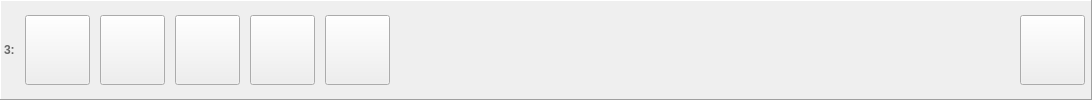
     <widget class="QFrame" name="horizontalFrame_3">
      <property name="enabled">
       <bool>true</bool>
      </property>
      <property name="sizePolicy">
       <sizepolicy hsizetype="Expanding" vsizetype="Minimum">
        <horstretch>0</horstretch>
        <verstretch>0</verstretch>
       </sizepolicy>
      </property>
      <property name="minimumSize">
       <size>
        <width>330</width>
        <height>0</height>
       </size>
      </property>
      <property name="maximumSize">
       <size>
        <width>16777215</width>
        <height>100</height>
       </size>
      </property>
      <property name="contextMenuPolicy">
       <enum>Qt::ActionsContextMenu</enum>
      </property>
      <property name="autoFillBackground">
       <bool>false</bool>
      </property>
      <property name="frameShape">
       <enum>QFrame::Panel</enum>
      </property>
      <property name="frameShadow">
       <enum>QFrame::Raised</enum>
      </property>
      <layout class="QHBoxLayout" name="horizontalLayout_3">
       <property name="spacing">
        <number>10</number>
       </property>
       <property name="leftMargin">
        <number>3</number>
       </property>
       <property name="topMargin">
        <number>3</number>
       </property>
       <property name="rightMargin">
        <number>3</number>
       </property>
       <property name="bottomMargin">
        <number>3</number>
       </property>
       <item>
        <widget class="QLabel" name="label_7">
         <property name="enabled">
          <bool>true</bool>
         </property>
         <property name="sizePolicy">
          <sizepolicy hsizetype="Fixed" vsizetype="Fixed">
           <horstretch>0</horstretch>
           <verstretch>0</verstretch>
          </sizepolicy>
         </property>
         <property name="palette">
          <palette>
           <active>
            <colorrole role="WindowText">
             <brush brushstyle="SolidPattern">
              <color alpha="255">
               <red>104</red>
               <green>104</green>
               <blue>104</blue>
              </color>
             </brush>
            </colorrole>
           </active>
           <inactive>
            <colorrole role="WindowText">
             <brush brushstyle="SolidPattern">
              <color alpha="255">
               <red>104</red>
               <green>104</green>
               <blue>104</blue>
              </color>
             </brush>
            </colorrole>
           </inactive>
           <disabled>
            <colorrole role="WindowText">
             <brush brushstyle="SolidPattern">
              <color alpha="255">
               <red>120</red>
               <green>120</green>
               <blue>120</blue>
              </color>
             </brush>
            </colorrole>
           </disabled>
          </palette>
         </property>
         <property name="font">
          <font>
           <weight>75</weight>
           <bold>true</bold>
          </font>
         </property>
         <property name="text">
          <string>3:</string>
         </property>
         <property name="margin">
          <number>5</number>
         </property>
        </widget>
       </item>
       <item>
        <widget class="QToolButton" name="buttonMountDisk_3">
         <property name="enabled">
          <bool>true</bool>
         </property>
         <property name="sizePolicy">
          <sizepolicy hsizetype="Minimum" vsizetype="Minimum">
           <horstretch>0</horstretch>
           <verstretch>0</verstretch>
          </sizepolicy>
         </property>
         <property name="minimumSize">
          <size>
           <width>65</width>
           <height>0</height>
          </size>
         </property>
         <property name="maximumSize">
          <size>
           <width>70</width>
           <height>70</height>
          </size>
         </property>
         <property name="sizeIncrement">
          <size>
           <width>1</width>
           <height>1</height>
          </size>
         </property>
         <property name="focusPolicy">
          <enum>Qt::NoFocus</enum>
         </property>
         <property name="iconSize">
          <size>
           <width>40</width>
           <height>40</height>
          </size>
         </property>
        </widget>
       </item>
       <item>
        <widget class="QToolButton" name="buttonMountFolder_3">
         <property name="enabled">
          <bool>true</bool>
         </property>
         <property name="sizePolicy">
          <sizepolicy hsizetype="Minimum" vsizetype="Minimum">
           <horstretch>0</horstretch>
           <verstretch>0</verstretch>
          </sizepolicy>
         </property>
         <property name="minimumSize">
          <size>
           <width>65</width>
           <height>0</height>
          </size>
         </property>
         <property name="maximumSize">
          <size>
           <width>70</width>
           <height>70</height>
          </size>
         </property>
         <property name="sizeIncrement">
          <size>
           <width>1</width>
           <height>1</height>
          </size>
         </property>
         <property name="focusPolicy">
          <enum>Qt::NoFocus</enum>
         </property>
         <property name="iconSize">
          <size>
           <width>40</width>
           <height>40</height>
          </size>
         </property>
        </widget>
       </item>
       <item>
        <widget class="QToolButton" name="buttonSave_3">
         <property name="enabled">
          <bool>true</bool>
         </property>
         <property name="sizePolicy">
          <sizepolicy hsizetype="Minimum" vsizetype="Minimum">
           <horstretch>0</horstretch>
           <verstretch>0</verstretch>
          </sizepolicy>
         </property>
         <property name="minimumSize">
          <size>
           <width>65</width>
           <height>0</height>
          </size>
         </property>
         <property name="maximumSize">
          <size>
           <width>70</width>
           <height>70</height>
          </size>
         </property>
         <property name="sizeIncrement">
          <size>
           <width>1</width>
           <height>1</height>
          </size>
         </property>
         <property name="focusPolicy">
          <enum>Qt::NoFocus</enum>
         </property>
         <property name="iconSize">
          <size>
           <width>40</width>
           <height>40</height>
          </size>
         </property>
         <property name="checkable">
          <bool>true</bool>
         </property>
        </widget>
       </item>
       <item>
        <widget class="QToolButton" name="autoSave_3">
         <property name="enabled">
          <bool>true</bool>
         </property>
         <property name="sizePolicy">
          <sizepolicy hsizetype="Minimum" vsizetype="Minimum">
           <horstretch>0</horstretch>
           <verstretch>0</verstretch>
          </sizepolicy>
         </property>
         <property name="minimumSize">
          <size>
           <width>65</width>
           <height>0</height>
          </size>
         </property>
         <property name="maximumSize">
          <size>
           <width>70</width>
           <height>70</height>
          </size>
         </property>
         <property name="sizeIncrement">
          <size>
           <width>1</width>
           <height>1</height>
          </size>
         </property>
         <property name="focusPolicy">
          <enum>Qt::NoFocus</enum>
         </property>
         <property name="text">
          <string/>
         </property>
         <property name="iconSize">
          <size>
           <width>40</width>
           <height>40</height>
          </size>
         </property>
         <property name="checkable">
          <bool>false</bool>
         </property>
        </widget>
       </item>
       <item>
        <widget class="QToolButton" name="buttonEditDisk_3">
         <property name="enabled">
          <bool>true</bool>
         </property>
         <property name="sizePolicy">
          <sizepolicy hsizetype="Minimum" vsizetype="Minimum">
           <horstretch>0</horstretch>
           <verstretch>0</verstretch>
          </sizepolicy>
         </property>
         <property name="minimumSize">
          <size>
           <width>65</width>
           <height>0</height>
          </size>
         </property>
         <property name="maximumSize">
          <size>
           <width>70</width>
           <height>70</height>
          </size>
         </property>
         <property name="sizeIncrement">
          <size>
           <width>1</width>
           <height>1</height>
          </size>
         </property>
         <property name="focusPolicy">
          <enum>Qt::NoFocus</enum>
         </property>
         <property name="iconSize">
          <size>
           <width>40</width>
           <height>40</height>
          </size>
         </property>
         <property name="checkable">
          <bool>false</bool>
         </property>
        </widget>
       </item>
       <item>
        <layout class="QVBoxLayout" name="verticalLayout_3">
         <property name="spacing">
          <number>0</number>
         </property>
         <property name="leftMargin">
          <number>5</number>
         </property>
         <property name="rightMargin">
          <number>5</number>
         </property>
         <item>
          <spacer name="horizontalSpacer_3">
           <property name="orientation">
            <enum>Qt::Horizontal</enum>
           </property>
           <property name="sizeHint" stdset="0">
            <size>
             <width>600</width>
             <height>0</height>
            </size>
           </property>
          </spacer>
         </item>
         <item>
          <widget class="QLabel" name="labelFileName_3">
           <property name="enabled">
            <bool>true</bool>
           </property>
           <property name="sizePolicy">
            <sizepolicy hsizetype="Ignored" vsizetype="Fixed">
             <horstretch>0</horstretch>
             <verstretch>0</verstretch>
            </sizepolicy>
           </property>
           <property name="font">
            <font>
             <family>MS Shell Dlg 2</family>
             <pointsize>8</pointsize>
             <weight>50</weight>
             <italic>false</italic>
             <bold>false</bold>
            </font>
           </property>
           <property name="autoFillBackground">
            <bool>false</bool>
           </property>
           <property name="text">
            <string/>
           </property>
           <property name="textFormat">
            <enum>Qt::PlainText</enum>
           </property>
           <property name="wordWrap">
            <bool>false</bool>
           </property>
          </widget>
         </item>
         <item>
          <widget class="QLabel" name="labelImageProperties_3">
           <property name="enabled">
            <bool>true</bool>
           </property>
           <property name="sizePolicy">
            <sizepolicy hsizetype="Preferred" vsizetype="Fixed">
             <horstretch>0</horstretch>
             <verstretch>0</verstretch>
            </sizepolicy>
           </property>
           <property name="palette">
            <palette>
             <active>
              <colorrole role="WindowText">
               <brush brushstyle="SolidPattern">
                <color alpha="255">
                 <red>128</red>
                 <green>128</green>
                 <blue>128</blue>
                </color>
               </brush>
              </colorrole>
              <colorrole role="Mid">
               <brush brushstyle="SolidPattern">
                <color alpha="255">
                 <red>157</red>
                 <green>155</green>
                 <blue>144</blue>
                </color>
               </brush>
              </colorrole>
             </active>
             <inactive>
              <colorrole role="WindowText">
               <brush brushstyle="SolidPattern">
                <color alpha="255">
                 <red>128</red>
                 <green>128</green>
                 <blue>128</blue>
                </color>
               </brush>
              </colorrole>
              <colorrole role="Mid">
               <brush brushstyle="SolidPattern">
                <color alpha="255">
                 <red>157</red>
                 <green>155</green>
                 <blue>144</blue>
                </color>
               </brush>
              </colorrole>
             </inactive>
             <disabled>
              <colorrole role="WindowText">
               <brush brushstyle="SolidPattern">
                <color alpha="255">
                 <red>118</red>
                 <green>116</green>
                 <blue>108</blue>
                </color>
               </brush>
              </colorrole>
              <colorrole role="Mid">
               <brush brushstyle="SolidPattern">
                <color alpha="255">
                 <red>157</red>
                 <green>155</green>
                 <blue>144</blue>
                </color>
               </brush>
              </colorrole>
             </disabled>
            </palette>
           </property>
           <property name="textFormat">
            <enum>Qt::PlainText</enum>
           </property>
           <property name="alignment">
            <set>Qt::AlignLeading|Qt::AlignLeft|Qt::AlignVCenter</set>
           </property>
           <property name="wordWrap">
            <bool>false</bool>
           </property>
          </widget>
         </item>
        </layout>
       </item>
       <item>
        <widget class="QToolButton" name="buttonEject_3">
         <property name="enabled">
          <bool>true</bool>
         </property>
         <property name="sizePolicy">
          <sizepolicy hsizetype="Minimum" vsizetype="Minimum">
           <horstretch>0</horstretch>
           <verstretch>0</verstretch>
          </sizepolicy>
         </property>
         <property name="minimumSize">
          <size>
           <width>65</width>
           <height>0</height>
          </size>
         </property>
         <property name="maximumSize">
          <size>
           <width>70</width>
           <height>70</height>
          </size>
         </property>
         <property name="sizeIncrement">
          <size>
           <width>1</width>
           <height>1</height>
          </size>
         </property>
         <property name="focusPolicy">
          <enum>Qt::NoFocus</enum>
         </property>
         <property name="iconSize">
          <size>
           <width>40</width>
           <height>40</height>
          </size>
         </property>
        </widget>
       </item>
       <item>
        <spacer name="horizontalSpacer_9">
         <property name="orientation">
          <enum>Qt::Horizontal</enum>
         </property>
         <property name="sizeType">
          <enum>QSizePolicy::Fixed</enum>
         </property>
         <property name="sizeHint" stdset="0">
          <size>
           <width>3</width>
           <height>20</height>
          </size>
         </property>
        </spacer>
       </item>
      </layout>
     </widget>
